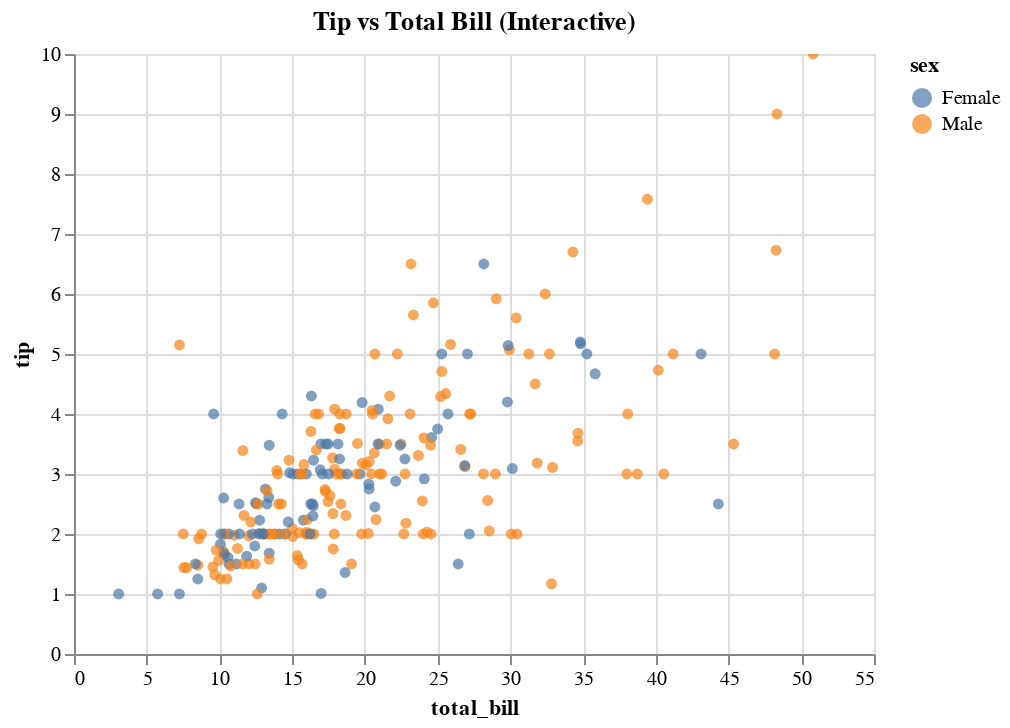

Notebook code cell kept with this figure:
### Code cell
#Creating a simple interactive chart using Altair
alt.Chart(tips).mark_circle().encode(
    x='total_bill',
    y='tip',
    color='sex',
    tooltip=['total_bill', 'tip', 'sex']
).interactive().properties(
    title='Tip vs Total Bill (Interactive)'
)

### Figure 1 — Vega-Lite specification as saved in the notebook (floating-point values rounded to 4 significant figures; data arrays with more than 128 entries replaced by an {"elided": "..."} marker saying what was removed)
{"config": {"view": {"continuousWidth": 400, "continuousHeight": 300}}, "data": {"name": "data-362d1a3aede62850ce7cd49b1d5f5d1d"}, "mark": "circle", "encoding": {"color": {"field": "sex", "type": "nominal"}, "tooltip": [{"field": "total_bill", "type": "quantitative"}, {"field": "tip", "type": "quantitative"}, {"field": "sex", "type": "nominal"}], "x": {"field": "total_bill", "type": "quantitative"}, "y": {"field": "tip", "type": "quantitative"}}, "selection": {"selector001": {"type": "interval", "bind": "scales", "encodings": ["x", "y"]}}, "title": "Tip vs Total Bill (Interactive)", "$schema": "https://vega.github.io/schema/vega-lite/v4.17.0.json", "datasets": {"data-362d1a3aede62850ce7cd49b1d5f5d1d": {"elided": "244 records"}}}
